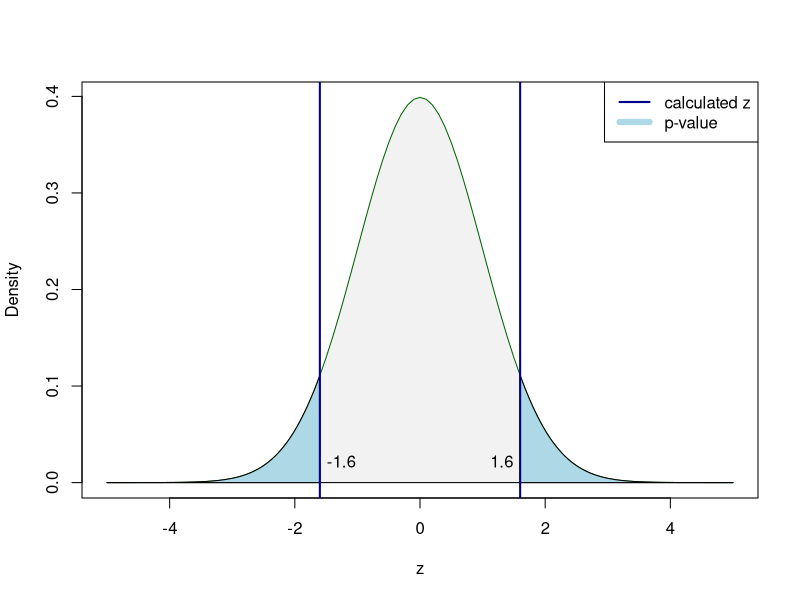

Write R code to recreate this figure.
## ---- chunk 1
# I have previously selected significance level of 1%
alpha <- 0.01
qnorm(c(alpha/2, 1-alpha/2), 0, 1)
## ---- chunk 2
(1-pnorm(abs(1.6)))*2
## ---- chunk 3
plot(seq(-5,5,0.1), dnorm(seq(-5,5,0.1)), xlab="z", ylab="Density", type="l",
     lwd=0, lty=0, col="darkblue")
polygon(c(seq(-5,5,0.1),rev(seq(-5,5,0.1))),
        c(dnorm(seq(-5,5,0.1)),rep(0,length(seq(-5,5,0.1)))), col="grey95", lty=0)
lines(seq(-5,5,0.1), dnorm(seq(-5,5,0.1)), lwd=1, lty=1, col="darkgreen")
lines(c(-5,5), c(0,0), col="black", lwd=1)
polygon(c(seq(-5,qnorm(1-pnorm(abs(1.6))),0.01),rev(seq(-5,qnorm(1-pnorm(abs(1.6))),0.01))),
        c(dnorm(seq(-5,qnorm(1-pnorm(abs(1.6))),0.01)), rep(0,length(seq(-5,qnorm(1-pnorm(abs(1.6))),0.01)))), col="lightblue")
polygon(c(seq(qnorm(pnorm(abs(1.6))),5,0.01),rev(seq(qnorm(pnorm(abs(1.6))),5,0.01))),
        c(dnorm(seq(qnorm(pnorm(abs(1.6))),5,0.01)), rep(0,length(seq(qnorm(pnorm(abs(1.6))),5,0.01)))), col="lightblue")
# abline(v=qnorm(c(1-pnorm(abs(1.6)),pnorm(abs(1.6)))), col="darkred", lwd=2)
abline(v=c(-1.6,1.6), col="darkblue", lwd=2)
text(-1.65,0.02,"-1.6",pos=4)
text(1.65,0.02,"1.6",pos=2)
legend("topright",legend=c("calculated z","p-value"),
       lwd=c(2,6), col=c("darkblue","lightblue"))
## ---- chunk 4
qt(c(alpha/2, 1-alpha/2), 100-1)
## ---- chunk 5
set.seed(41)
## ---- chunk 6
y <- rnorm(100, 175.3, 5)
# Note that our significance level is 1%,
# so we ask to produce 99% confidence interval
t.test(y, mu=175.3, alternative="two.sided", conf.level=0.99)
## ---- chunk 7
test <- t.test(y, mu=175.3, alternative="two.sided",conf.level=0.99)
